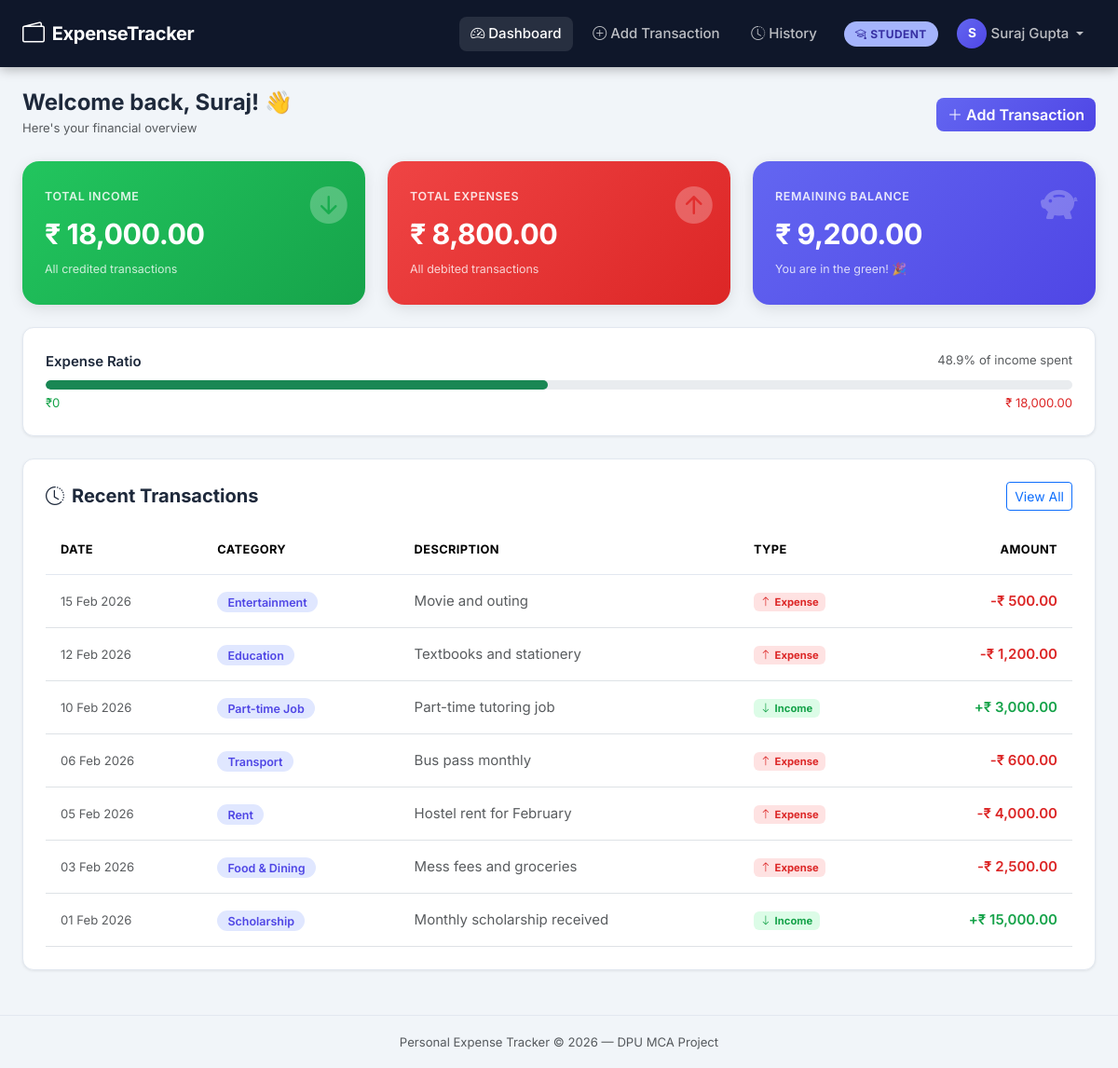
/dashboard.php (signed in), run on the app's committed database.
### tables this page shows
CREATE TABLE transactions (
    id INT(11) NOT NULL AUTO_INCREMENT,
    user_id INT(11) NOT NULL,
    amount DECIMAL(12,2) NOT NULL CHECK (amount > 0),
    type ENUM('Income','Expense') NOT NULL,
    category_id INT(11) NOT NULL,
    description VARCHAR(255) DEFAULT NULL,
    date DATE NOT NULL,
    created_at TIMESTAMP NOT NULL DEFAULT CURRENT_TIMESTAMP,

    PRIMARY KEY (id),

    CONSTRAINT fk_transactions_user
        FOREIGN KEY (user_id)
        REFERENCES users(id)
        ON DELETE CASCADE
        ON UPDATE CASCADE,

    CONSTRAINT fk_transactions_category
        FOREIGN KEY (category_id)
        REFERENCES categories(id)
        ON DELETE RESTRICT
        ON UPDATE CASCADE
);

CREATE TABLE categories (
    id INT(11) NOT NULL AUTO_INCREMENT,
    name VARCHAR(100) NOT NULL UNIQUE,
    type ENUM('Income','Expense','Both') NOT NULL DEFAULT 'Both',

    PRIMARY KEY (id)
);

### dashboard.php (the view, shortened to what this page needs)
<?php
$conn    = getConnection();
$user_id = (int) $_SESSION['user_id'];
$incomeRes = $conn->query(
    "SELECT COALESCE(SUM(amount), 0) AS total_income
     FROM transactions
     WHERE user_id = $user_id AND type = 'Income'"
);
$total_income = (float) $incomeRes->fetch_assoc()['total_income'];
$expenseRes = $conn->query(
    "SELECT COALESCE(SUM(amount), 0) AS total_expense
     FROM transactions
     WHERE user_id = $user_id AND type = 'Expense'"
);
$total_expense = (float) $expenseRes->fetch_assoc()['total_expense'];
$balance = $total_income - $total_expense;
$recentRes = $conn->query(
    "SELECT t.id, t.amount, t.type, t.description, t.date,
            c.name AS category_name
     FROM transactions t
     JOIN categories c ON t.category_id = c.id
     WHERE t.user_id = $user_id
     ORDER BY t.date DESC, t.id DESC
     LIMIT 8"
);
$recent_transactions = $recentRes->fetch_all(MYSQLI_ASSOC);
function rupees(float $val): string {
    return '₹ ' . number_format($val, 2);
}
?>
<!DOCTYPE html>
<html lang="en">
<head>
    <link rel="stylesheet" href="https://cdn.jsdelivr.net/npm/bootstrap@5.3.2/dist/css/bootstrap.min.css"/>
    <link rel="stylesheet" href="https://cdn.jsdelivr.net/npm/bootstrap-icons@1.11.3/font/bootstrap-icons.min.css"/>
    <link rel="stylesheet" href="style.css"/>
</head>
<body class="app-body">
<nav class="navbar navbar-expand-lg app-navbar">
    <div class="container-fluid px-4">
        <a class="navbar-brand d-flex align-items-center gap-2" href="dashboard.php">
            <i class="bi bi-wallet2 fs-4"></i>
            <span class="fw-bold">ExpenseTracker</span>
        </a>
        <div class="collapse navbar-collapse" id="navMenu">
            <ul class="navbar-nav ms-auto align-items-center gap-2">
                <li class="nav-item">
                    <a class="nav-link active" href="dashboard.php">
                        <i class="bi bi-speedometer2 me-1"></i>Dashboard
                    </a>
                </li>
                <li class="nav-item">
                    <a class="nav-link" href="add_transaction.php">
                        <i class="bi bi-plus-circle me-1"></i>Add Transaction
                    </a>
                </li>
                <li class="nav-item">
                    <a class="nav-link" href="history.php">
                        <i class="bi bi-clock-history me-1"></i>History
                    </a>
                </li>
                <li class="nav-item ms-2">
                    <span class="role-badge badge-<?= strtolower($_SESSION['user_role']) ?>">
                        <i class="bi bi-<?= $_SESSION['user_role'] === 'Student' ? 'mortarboard' : 'briefcase' ?> me-1"></i>
                        <?= htmlspecialchars($_SESSION['user_role']) ?>
                    </span>
                </li>
                <li class="nav-item dropdown">
                    <a class="nav-link dropdown-toggle d-flex align-items-center gap-1" href="#"
                       data-bs-toggle="dropdown">
                        <div class="avatar-circle">
                            <?= strtoupper(substr($_SESSION['username'], 0, 1)) ?>
                        </div>
                        <span><?= htmlspecialchars($_SESSION['username']) ?></span>
                    </a>
                </li>
            </ul>
        </div>
    </div>
</nav>
<main class="container-fluid px-4 py-4">
    <div class="d-flex align-items-center justify-content-between mb-4 flex-wrap gap-2">
        <div>
            <h4 class="fw-bold mb-0">Welcome back, <?= htmlspecialchars(explode(' ', $_SESSION['username'])[0]) ?>! 👋</h4>
            <small class="text-muted">Here's your financial overview</small>
        </div>
        <a href="add_transaction.php" class="btn btn-primary">
            <i class="bi bi-plus-lg me-1"></i>Add Transaction
        </a>
    </div>
    <div class="row g-4 mb-4">
        <div class="col-12 col-md-4">
            <div class="summary-card income-card">
                <div class="card-icon"><i class="bi bi-arrow-down-circle-fill"></i></div>
                <div class="card-label">Total Income</div>
                <div class="card-amount"><?= rupees($total_income) ?></div>
                <div class="card-sub">All credited transactions</div>
            </div>
        </div>
        <div class="col-12 col-md-4">
            <div class="summary-card expense-card">
                <div class="card-icon"><i class="bi bi-arrow-up-circle-fill"></i></div>
                <div class="card-label">Total Expenses</div>
                <div class="card-amount"><?= rupees($total_expense) ?></div>
                <div class="card-sub">All debited transactions</div>
            </div>
        </div>
        <div class="col-12 col-md-4">
            <div class="summary-card balance-card <?= $balance < 0 ? 'negative' : '' ?>">
                <div class="card-icon"><i class="bi bi-piggy-bank-fill"></i></div>
                <div class="card-label">Remaining Balance</div>
                <div class="card-amount"><?= rupees($balance) ?></div>
                <div class="card-sub"><?= $balance >= 0 ? 'You are in the green! 🎉' : 'Expenses exceed income!' ?></div>
            </div>
        </div>
    </div>
    <?php if ($total_income > 0): ?>
    <div class="info-card mb-4">
        <div class="d-flex justify-content-between mb-2">
            <span class="fw-semibold">Expense Ratio</span>
            <span class="text-muted small">
                <?= round(($total_expense / $total_income) * 100, 1) ?>% of income spent
            </span>
        </div>
        <?php $ratio = min(100, ($total_expense / $total_income) * 100); ?>
        <div class="progress" style="height: 10px; border-radius: 999px;">
            <div class="progress-bar <?= $ratio > 80 ? 'bg-danger' : ($ratio > 60 ? 'bg-warning' : 'bg-success') ?>"
                 style="width: <?= $ratio ?>%; border-radius: 999px; transition: width 1s ease;">
            </div>
        </div>
        <div class="d-flex justify-content-between mt-1">
            <small class="text-success">₹0</small>
            <small class="text-danger"><?= rupees($total_income) ?></small>
        </div>
    </div>
    <?php endif; ?>
    <div class="info-card">
        <div class="d-flex align-items-center justify-content-between mb-3">
            <h5 class="fw-bold mb-0"><i class="bi bi-clock-history me-2"></i>Recent Transactions</h5>
            <a href="history.php" class="btn btn-sm btn-outline-primary">View All</a>
        </div>
        <?php if (empty($recent_transactions)): ?>
            <div class="empty-state py-5 text-center">
                <i class="bi bi-inbox fs-1 text-muted"></i>
                <p class="mt-2 text-muted">No transactions yet. <a href="add_transaction.php">Add your first one!</a></p>
            </div>
        <?php else: ?>
            <div class="table-responsive">
                <table class="table table-hover align-middle mb-0">
                    <thead class="table-head">
                        <tr>
                            <th>Date</th>
                            <th>Category</th>
                            <th>Description</th>
                            <th>Type</th>
                            <th class="text-end">Amount</th>
                        </tr>
                    </thead>
                    <tbody>
                        <?php foreach ($recent_transactions as $txn): ?>
                        <tr>
                            <td>
                                <span class="text-muted small">
                                    <?= date('d M Y', strtotime($txn['date'])) ?>
                                </span>
                            </td>
                            <td>
                                <span class="category-pill"><?= htmlspecialchars($txn['category_name']) ?></span>
                            </td>
                            <td class="text-muted">
                                <?= htmlspecialchars($txn['description'] ?: '—') ?>
                            </td>
                            <td>
                                <?php if ($txn['type'] === 'Income'): ?>
                                    <span class="badge bg-success-subtle text-success">
                                        <i class="bi bi-arrow-down me-1"></i>Income
                                    </span>
                                <?php else: ?>
                                    <span class="badge bg-danger-subtle text-danger">
                                        <i class="bi bi-arrow-up me-1"></i>Expense
                                    </span>
                                <?php endif; ?>
                            </td>
                            <td class="text-end fw-semibold <?= $txn['type'] === 'Income' ? 'text-success' : 'text-danger' ?>">
                                <?= $txn['type'] === 'Income' ? '+' : '-' ?><?= rupees((float)$txn['amount']) ?>
                            </td>
                        </tr>
                        <?php endforeach; ?>
                    </tbody>
                </table>
            </div>
        <?php endif; ?>
    </div>
</main>
<footer class="text-center py-3 mt-4">
    <small class="text-muted">Personal Expense Tracker &copy; <?= date('Y') ?> — DPU MCA Project</small>
</footer>
</body>
</html>

### style.css (style rules this page uses)
:root { --primary: #6366f1; --primary-dark: #4f46e5; --primary-light: #e0e7ff; --success: #22c55e; --success-light: #dcfce7; --danger: #ef4444; --danger-light: #fee2e2; --warning: #f59e0b; --warning-light: #fef3c7; --bg: #f1f5f9; --card-bg: #ffffff; --navbar-bg: #0f172a; --text-main: #1e293b; --text-muted: #64748b; --border: #e2e8f0; --shadow-sm: 0 1px 3px rgba(0,0,0,.08); --shadow-md: 0 4px 16px rgba(0,0,0,.10); --shadow-lg: 0 8px 32px rgba(0,0,0,.14); --radius: 12px; --radius-lg: 18px; }
*, *::before, *::after { box-sizing: border-box; }
body { font-family: 'Inter', system-ui, -apple-system, sans-serif; color: var(--text-main); font-size: 0.9375rem; line-height: 1.6; }
.app-body { background: var(--bg); min-height: 100vh; }
.app-navbar { background: var(--navbar-bg) !important; box-shadow: 0 2px 12px rgba(0,0,0,.3); padding-top: .75rem; padding-bottom: .75rem; }
.app-navbar .navbar-brand { color: #fff !important; letter-spacing: -.3px; }
.app-navbar .nav-link { color: rgba(255,255,255,.72) !important; font-weight: 500; transition: color .15s; border-radius: 8px; padding: .4rem .8rem !important; }
.app-navbar .nav-link:hover, .app-navbar .nav-link.active { color: #fff !important; background: rgba(255,255,255,.1); }
.avatar-circle { width: 32px; height: 32px; border-radius: 50%; background: linear-gradient(135deg, var(--primary), var(--primary-dark)); color: #fff; font-weight: 700; font-size: .85rem; display: flex; align-items: center; justify-content: center; }
.role-badge { display: inline-flex; align-items: center; padding: .25rem .75rem; border-radius: 999px; font-size: .75rem; font-weight: 700; letter-spacing: .4px; text-transform: uppercase; }
.badge-student { background: #a5b4fc; color: #3730a3; }
.info-card { background: var(--card-bg); border-radius: var(--radius); box-shadow: var(--shadow-sm); padding: 1.5rem; border: 1px solid var(--border); }
.summary-card { border-radius: var(--radius-lg); padding: 1.75rem 1.5rem; color: #fff; position: relative; overflow: hidden; box-shadow: var(--shadow-md); transition: transform .2s, box-shadow .2s; }
.income-card { background: linear-gradient(135deg, #22c55e, #16a34a); }
.expense-card { background: linear-gradient(135deg, #ef4444, #dc2626); }
.balance-card { background: linear-gradient(135deg, #6366f1, #4f46e5); }
.summary-card .card-icon { font-size: 2.5rem; opacity: .25; position: absolute; top: 1rem; right: 1.2rem; }
.summary-card .card-label { font-size: .78rem; font-weight: 600; text-transform: uppercase; letter-spacing: .6px; opacity: .85; margin-bottom: .35rem; }
.summary-card .card-amount { font-size: 1.9rem; font-weight: 700; letter-spacing: -.5px; margin-bottom: .2rem; }
.summary-card .card-sub { font-size: .78rem; opacity: .78; }
.table-head { background: #f8fafc; font-size: .8rem; font-weight: 600; text-transform: uppercase; letter-spacing: .4px; color: var(--text-muted); }
.table-head th { padding: .85rem 1rem; border-bottom: 1px solid var(--border); }
.table td, .table th { padding: 1rem; vertical-align: middle; }
.table tbody tr { transition: background .15s; }
.category-pill { background: var(--primary-light); color: var(--primary-dark); padding: .22rem .7rem; border-radius: 999px; font-size: .78rem; font-weight: 600; }
.btn-primary { background: linear-gradient(135deg, var(--primary), var(--primary-dark)) !important; border: none !important; font-weight: 600; border-radius: 8px !important; transition: transform .15s, box-shadow .15s; }
.bg-success-subtle { background: var(--success-light) !important; }
.bg-danger-subtle { background: var(--danger-light) !important; }
.text-success { color: #16a34a !important; }
.text-danger { color: #dc2626 !important; }
footer { border-top: 1px solid var(--border); }

### data on the page
transactions: date "15 Feb 2026", category.name "Entertainment", description "Movie and outing", type "Expense" (drawn), amount "₹ 500.00"
transactions: date "12 Feb 2026", category.name "Education", description "Textbooks and stationery", type "Expense" (drawn), amount "₹ 1,200.00"
transactions: date "10 Feb 2026", category.name "Part-time Job", description "Part-time tutoring job", type "Income" (drawn), amount "₹ 3,000.00"
transactions: date "06 Feb 2026", category.name "Transport", description "Bus pass monthly", type "Expense" (drawn), amount "₹ 600.00"
transactions: date "05 Feb 2026", category.name "Rent", description "Hostel rent for February", type "Expense" (drawn), amount "₹ 4,000.00"
transactions: date "03 Feb 2026", category.name "Food & Dining", description "Mess fees and groceries", type "Expense" (drawn), amount "₹ 2,500.00"
transactions: date "01 Feb 2026", category.name "Scholarship", description "Monthly scholarship received", type "Income" (drawn), amount "₹ 15,000.00"

### other printed values
$_SESSION['user_role'] "STUDENT"
substr($_SESSION['username'], 0, 1) "S"
$_SESSION['username'] "Suraj Gupta"
explode(' ', $_SESSION['username'])[0] "Suraj"
rupees($total_income) "₹ 18,000.00"
rupees($total_expense) "₹ 8,800.00"
rupees($balance) "₹ 9,200.00"
